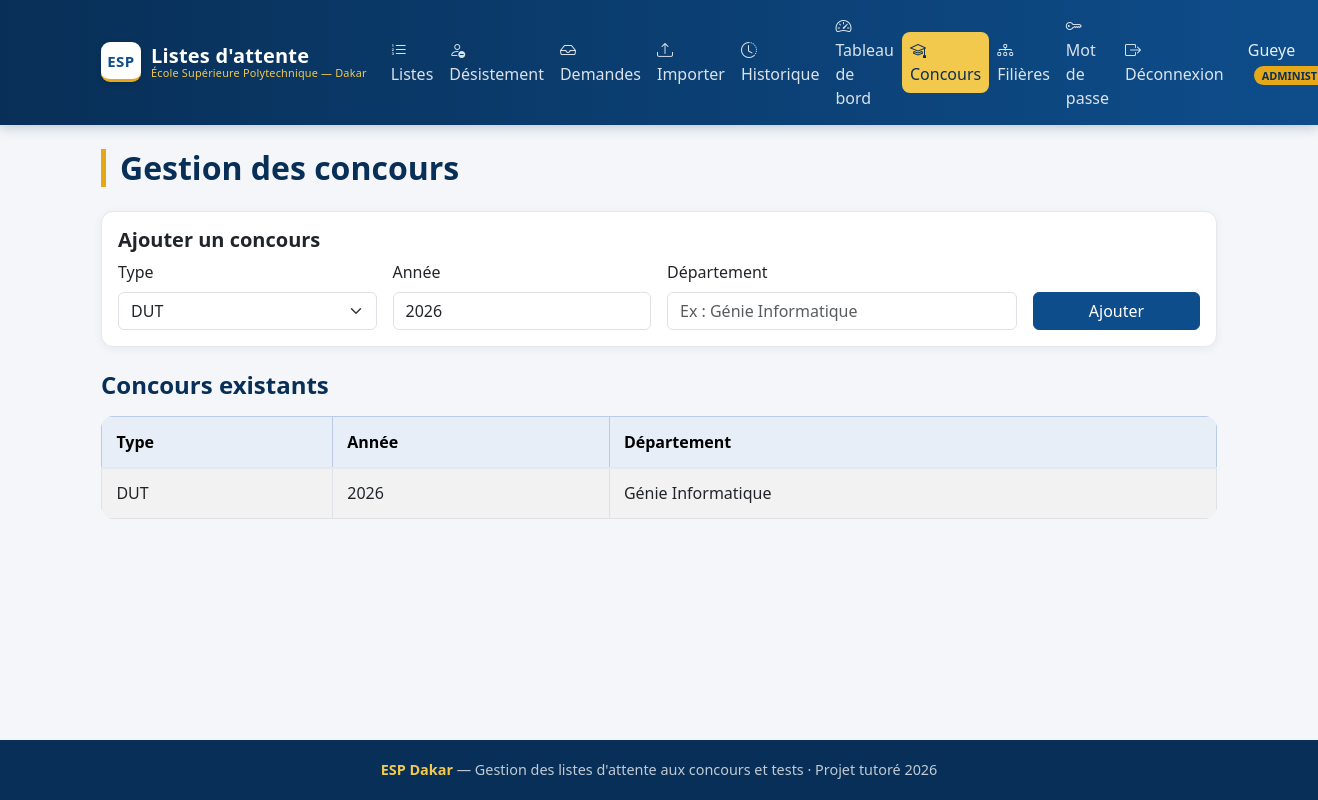
The page /pages/concours.php (signed in) on the database as committed earlier.
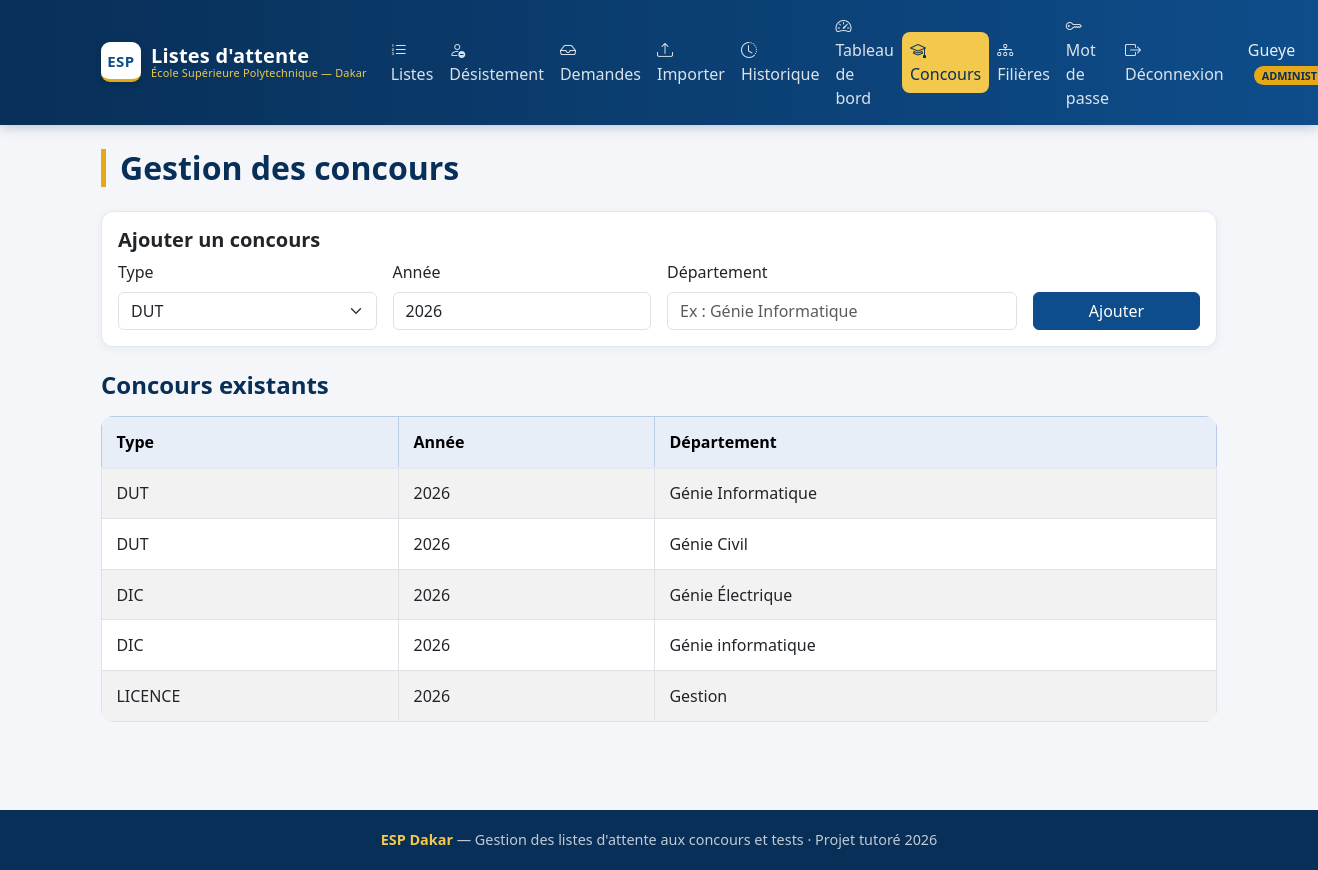
The same page on the database as committed later.
### tables this page shows
CREATE TABLE concours (
    id INT AUTO_INCREMENT PRIMARY KEY,
    type ENUM('DUT', 'DIC', 'LICENCE') NOT NULL,
    annee INT NOT NULL,
    departement VARCHAR(100) NOT NULL
);

### pages/concours.php (the view, shortened to what this page needs)
<?php
require '../config/database.php';
include '../includes/header.php';
$concours = $pdo->query("SELECT * FROM concours ORDER BY annee DESC, type")->fetchAll();
?>
<h2 class="page-title">Gestion des concours</h2>
<div class="card mb-4">
    <div class="card-body">
        <h5 class="card-title">Ajouter un concours</h5>
        <form method="POST">
            <div class="row g-3">
                <div class="col-md-3">
                    <label class="form-label">Type</label>
                    <select name="type" class="form-select" required>
                        <option value="DUT">DUT</option>
                    </select>
                </div>
                <div class="col-md-3">
                    <label class="form-label">Année</label>
                    <input type="number" name="annee" class="form-control" value="2026" required>
                </div>
                <div class="col-md-4">
                    <label class="form-label">Département</label>
                    <input type="text" name="departement" class="form-control" placeholder="Ex : Génie Informatique" required>
                </div>
                <div class="col-md-2 d-flex align-items-end">
                    <button type="submit" class="btn btn-primary w-100">Ajouter</button>
                </div>
            </div>
        </form>
    </div>
</div>
<h4 class="mb-3">Concours existants</h4>
<table class="table table-striped table-bordered">
    <thead class="table-primary">
        <tr>
            <th>Type</th>
            <th>Année</th>
            <th>Département</th>
        </tr>
    </thead>
    <tbody>
        <?php if (count($concours) === 0): ?>
            <tr><td colspan="3" class="text-center text-muted">Aucun concours enregistré</td></tr>
        <?php else: ?>
            <?php foreach ($concours as $c): ?>
                <tr>
                    <td><?= htmlspecialchars($c['type']) ?></td>
                    <td><?= $c['annee'] ?></td>
                    <td><?= htmlspecialchars($c['departement']) ?></td>
                </tr>
            <?php endforeach; ?>
        <?php endif; ?>
    </tbody>
</table>
<?php include '../includes/footer.php'; ?>

Rows that differ between the two databases and show on the page:
added concours: type "DUT", annee "2026", departement "Génie Civil"
added concours: type "DIC", annee "2026", departement "Génie Électrique"
added concours: type "DIC", annee "2026", departement "Génie informatique"
added concours: type "LICENCE", annee "2026", departement "Gestion"
